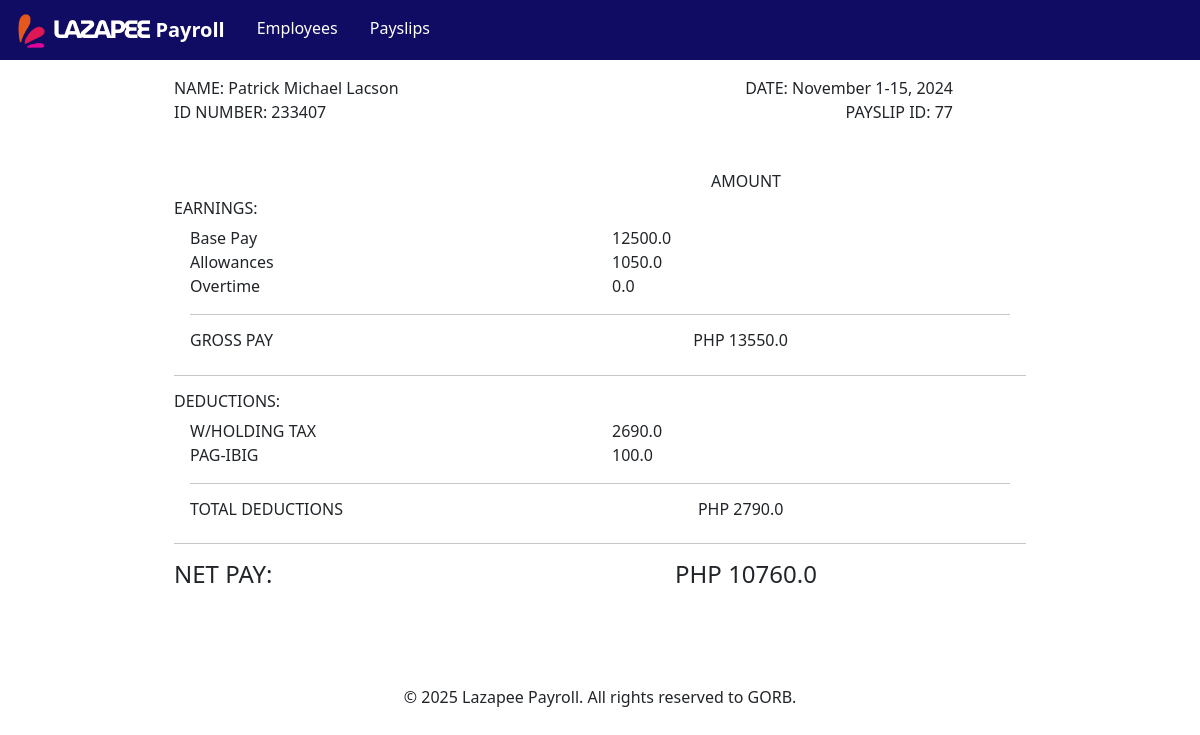
/payslips/77, run on the app's committed database.
### payroll_app/models.py (models this page shows, shortened)
class Payslip(models.Model):
    id_number = models.ForeignKey(Employee, on_delete=models.CASCADE)
    employee_name = models.CharField(max_length = 300) ##ADDITIONAL FIELD (Why? So the name of employee at the time of generation is hard-coded in each payslip.)
    month = models.CharField(max_length = 300)
    month_integer_reference = models.IntegerField() ##ADDITIONAL FIELD (Why? So we are able to sort the payslips in manner of time. E.g. Jan = 1, Feb = 2, ...)
    date_range = models.CharField(max_length = 300)
    year = models.CharField(max_length = 300)
    pay_cycle = models.IntegerField()
    rate = models.FloatField()
    earnings_allowance = models.FloatField()
    deductions_tax = models.FloatField()
    deductions_health = models.FloatField()
    pag_ibig = models.FloatField()
    sss = models.FloatField()
    overtime = models.FloatField()
    total_pay = models.FloatField()
    def getIDNumber(self):
        return self.id_number.getID()
    def getMonth(self):
        return self.month
    def getDate_range(self):
        return self.date_range
    def getYear(self):
        return self.year
    def getPay_cycle(self):
        return self.pay_cycle
    def getDeductions_tax(self):
        return self.deductions_tax
    def getDeductions_health(self):
        return self.deductions_health
    def getPag_ibig(self):
        return self.pag_ibig
    def getSSS(self):
        return self.sss
    def getOvertime(self):
        return self.overtime
    def getTotal_pay(self):
        return self.total_pay

class Employee(models.Model):
    name = models.CharField(max_length = 300)
    id_number = models.CharField(max_length = 300, unique = True)
    rate = models.FloatField()
    overtime_pay = models.FloatField(null=True)
    allowance = models.FloatField(null=True)
    def getID(self):
        return self.id_number
    def getRate(self):
        return self.rate
    def getAllowance(self):
        return self.allowance

### payroll_app/views.py (the view)
# urls.py: path('payslips/<int:pk>', views.view_payslip,  name='view_payslip'),
def view_payslip(request, pk):
    global history
    payslip = get_object_or_404(Payslip, pk=pk)
    base = payslip.id_number.getRate() / 2
    gross_pay = base + payslip.id_number.getAllowance() + payslip.getOvertime()
    total_deductions = payslip.getDeductions_tax() + payslip.getDeductions_health() + payslip.getSSS() + payslip.getPag_ibig()
    return render(request, 'payroll_app/view_payslip.html', {'payslip':payslip, 'base':base, 'gross':gross_pay, 'deduction':total_deductions, 'history':history})

### payroll_app/templates/payroll_app/view_payslip.html (shortened to what this page needs)
{% load static %}
<html>
    <head>
        <link rel="stylesheet" href="{% static '/bootstrap/css/bootstrap.min.css' %}">
        <link rel="stylesheet" href="{% static '/bootstrap/css/custom.css' %}">
    </head>
    <body style="background-color: white;">
        <nav class="navbar navbar-dark bg-custom mb-3 sticky-top" style="background-color: #100c64;">
            <div class="container-fluid justify-content-start">
                <div style="z-index: 3; margin-top: 3px;">
                    <a class="navbar-brand mb-0" href="{% url 'employees' %}" style="font-family: 'Segoe UI', Tahoma, Geneva, Verdana, sans-serif; font-weight: 600;">
                        <img src="{% static '/images/Lazapee_logo.png' %}" style="max-width: 40px; max-height: fit-content">
                        <img src="{% static '/images/Lazapee_name.png' %}" style="max-height: 25px; margin-left: -5px; margin-right: -2px; margin-top: -5px;">
                        Payroll
                    </a>
                </div>
                <div>
                    <ul class="nav mb-1">
                        <li class="nav-item">
                            <a class="nav-link text-white" href="{% url 'employees' %}" style="font-weight: 200;">Employees</a>
                        </li>
                        <li class="nav-item">
                            <a class="nav-link text-white" href="{% url 'payslips' %}" style="font-weight: 200;">Payslips</a>
                        </li>
                    </ul>
                </div>
            </div>
        </nav>
        <div class="container" style="max-width: 75%;">
            <div class="container">
                <div class="row">
                    <div class="col-6">
                        NAME: {{ payslip.employee_name }}
                    </div>
                    <div class="col-5 text-end">
                        DATE: {{ payslip.getMonth }} {{payslip.getDate_range}}, {{payslip.getYear}}
                    </div>
                </div>
                <div class="row">
                    <div class="col-6">
                        ID NUMBER: {{ payslip.getIDNumber }}
                    </div>
                    <div class="col-5 text-end">
                        PAYSLIP ID: {{ payslip.pk }}
                    </div>
                </div>
            </div>
            <div class="container mt-5">
                <div class="row">
                    <div class="col-6">
                    </div>
                    <div class="col-4 text-center">
                        <h6> AMOUNT </h6>
                    </div>
                </div>
                <div class="row">
                    <div class="col">
                        <h6> EARNINGS: </h6>
                    </div>
                </div>
                <div class="mx-3">
                    <div class="row">
                        <div class="col-6">
                            Base Pay
                        </div>
                        <div class="col-4">
                            {{ base }}
                        </div>
                    </div>
                    <div class="row">
                        <div class="col-6">
                            Allowances
                        </div>
                        <div class="col-4">
                            {{ payslip.id_number.getAllowance }}
                        </div>
                    </div>
                    <div class="row">
                        <div class="col-6">
                            Overtime
                        </div>
                        <div class="col-4">
                            {{ payslip.getOvertime }}
                        </div>
                    </div>
                    <hr class="my-3">
                    <div class="row">
                        <div class="col-6">
                            <h6> GROSS PAY </h6>
                        </div>
                        <div class="col-4 text-center">
                            <h6> PHP {{ gross }} </h6>
                        </div>
                    </div>
                </div>
                <hr class="my-3">
                <div class="row">
                    <div class="col">
                        <h6> DEDUCTIONS: </h6>
                    </div>
                </div>
                <div class="mx-3">
                    <div class="row">
                        <div class="col-6">
                            W/HOLDING TAX
                        </div>
                        <div class="col-4">
                            {{ payslip.getDeductions_tax }}
                        </div>
                    </div>
                    {% if payslip.getPay_cycle == 2 %}
                        <div class="row">
                            <div class="col-6">
                                PHILHEALTH
                            </div>
                            <div class="col-4">
                                {{ payslip.getDeductions_tax }}
                            </div>
                        </div>
                        <div class="row">
                            <div class="col-6">
                                SSS
                            </div>
                            <div class="col-4">
                                {{ payslip.getSSS }}
                            </div>
                        </div>
                    {% else %}
                        <div class="row">
                            <div class="col-6">
                                PAG-IBIG
                            </div>
                            <div class="col-4">
                                {{ payslip.getPag_ibig }}
                            </div>
                        </div>
                    {% endif %}
                    <hr class="my-3">
                    <div class="row">
                        <div class="col-6">
                            <h6> TOTAL DEDUCTIONS </h6>
                        </div>
                        <div class="col-4 text-center">
                            <h6> PHP {{ deduction }} </h6>
                        </div>
                    </div>
                </div>
                <hr class="my-3">
                <div class="row my-2">
                    <div class="col-6">
                        <h4> NET PAY: </h4>
                    </div>
                    <div class="col-4 text-center">
                        <h4> PHP {{ payslip.getTotal_pay }} </h4>
                    </div>
                </div>
            </div>
        </div>
    </body>
    <br>
    <br>
    <br>
    <footer>
        <nav class="navbar bg-custom justify-content-center">
            <div>&copy; 2025 Lazapee Payroll. All rights reserved to GORB.</div>
        </nav>
    </footer>
</html>

### data on the page
Payslip: employee_name "Patrick Michael Lacson", getMonth "November", getDate_range "1-15", getYear "2024", getIDNumber "233407", pk "77", id_number.getAllowance "1050.0", getOvertime "0.0", getDeductions_tax "2690.0", getPag_ibig "100.0", getTotal_pay "10760.0"

### other printed values
{{ base }} "12500.0"
{{ gross }} "13550.0"
{{ deduction }} "2790.0"
